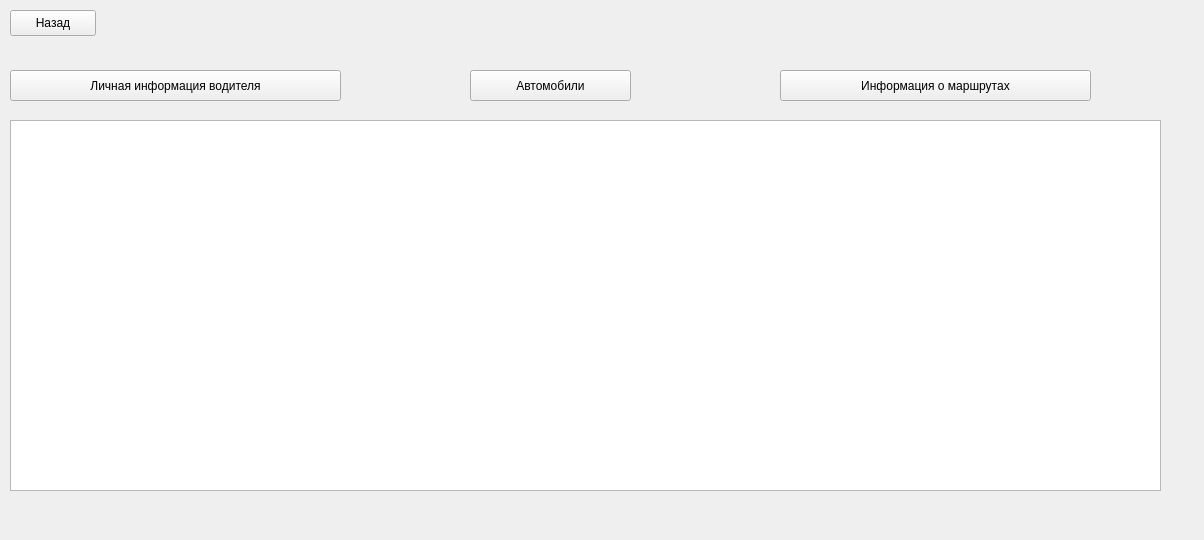
<?xml version="1.0" encoding="UTF-8"?>
<ui version="4.0">
 <class>Drivers</class>
 <widget class="QWidget" name="Drivers">
  <property name="geometry">
   <rect>
    <x>0</x>
    <y>0</y>
    <width>1204</width>
    <height>540</height>
   </rect>
  </property>
  <property name="windowTitle">
   <string>Drivers</string>
  </property>
  <widget class="QPushButton" name="pushButton">
   <property name="geometry">
    <rect>
     <x>10</x>
     <y>10</y>
     <width>86</width>
     <height>26</height>
    </rect>
   </property>
   <property name="text">
    <string>Назад</string>
   </property>
  </widget>
  <widget class="QTableView" name="tableView">
   <property name="geometry">
    <rect>
     <x>10</x>
     <y>120</y>
     <width>1151</width>
     <height>371</height>
    </rect>
   </property>
  </widget>
  <widget class="QPushButton" name="pushButton_Lichn_inf">
   <property name="geometry">
    <rect>
     <x>10</x>
     <y>70</y>
     <width>331</width>
     <height>31</height>
    </rect>
   </property>
   <property name="text">
    <string>Личная информация водителя</string>
   </property>
  </widget>
  <widget class="QPushButton" name="pushButton_inf_routes">
   <property name="geometry">
    <rect>
     <x>780</x>
     <y>70</y>
     <width>311</width>
     <height>31</height>
    </rect>
   </property>
   <property name="text">
    <string>Информация о маршрутах</string>
   </property>
  </widget>
  <widget class="QPushButton" name="pushButton_2_Drivers_Auto">
   <property name="geometry">
    <rect>
     <x>470</x>
     <y>70</y>
     <width>161</width>
     <height>31</height>
    </rect>
   </property>
   <property name="text">
    <string>Автомобили</string>
   </property>
  </widget>
 </widget>
 <resources/>
 <connections/>
</ui>
